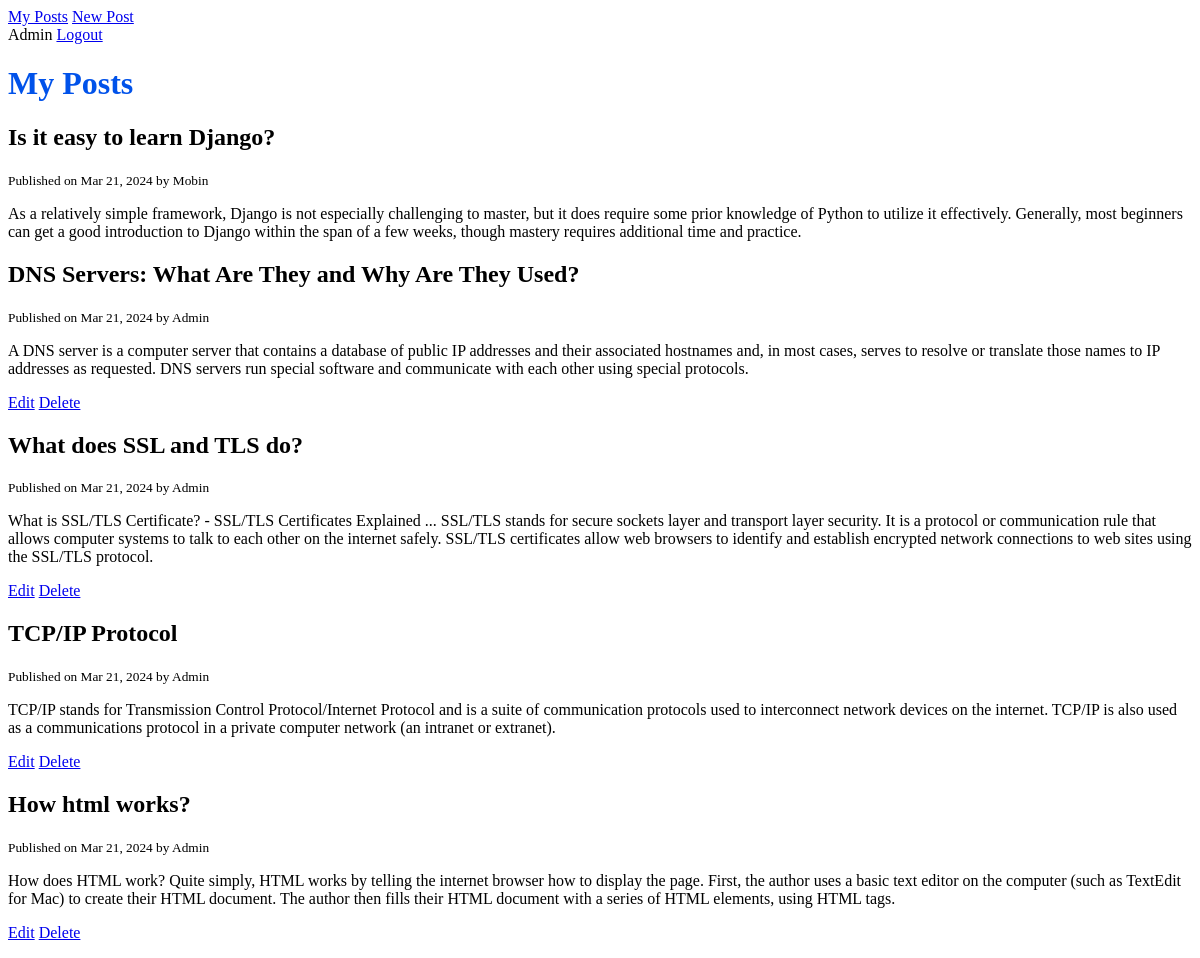
The app's page / (signed in) with its own data.
### blog/models.py (models this page shows, shortened)
class Post(models.Model):
    id = models.BigAutoField(primary_key=True)
    title = models.CharField(
        max_length=120,
        null=False,
        blank=False,
        verbose_name='title',
    )
    content = models.TextField()
    published_at = models.DateTimeField(default=timezone.now)
    author = models.ForeignKey(User, on_delete=models.CASCADE)
    class Meta:
        ordering = ['-published_at']

### blog/views.py (the view)
# urls.py: 2. Add a URL to urlpatterns:  path('', views.home, name='home')
def home(request):
    posts = Post.objects.all()
    context = {'posts': posts}
    return render(request, 'blog/home.html', context)

### template/blog/home.html
{% extends 'base.html' %}
{% block content %}
<h1>My Posts</h1>
	{% for post in posts %}
		<h2>{{ post.title }}</h2>
		<small>Published on {{ post.published_at | date:"M d, Y" }} by {{ post.author | title}}</small>
		<p>{{ post.content }}</p>
		{% if request.user.is_authenticated and request.user == post.author %}
		<p>
			<a href="{% url 'post-edit' post.id %}">Edit</a>
			<a href="{% url 'post-delete' post.id%}">Delete</a>
		</p>
		{% endif %}
	{% endfor %}
{% endblock content %}

### template/base.html (shortened to what this page needs)
{%load static %}
<!DOCTYPE html>
<html lang="en">
  <head>
    <link rel="stylesheet" href="{% static 'css/style.css' %}" />
  </head>
  <body>
  	<header>
  		{%if request.user.is_authenticated %}
  			<a href="{% url 'posts' %}">My Posts</a>
  			<a href="{% url 'post-create' %}">New Post</a>
            <br>
  			<span> {{ request.user.username | title }}</span>
  			<a href="{% url 'logout' %}">Logout</a>
  		{%else%}
  			<a href="{% url 'login' %}">Login</a>
  			<a href="{% url 'register' %}">Register</a>
  		{%endif%}
  	</header>
  	<main>
	    {%block content%}
	    {%endblock content%}
  	</main>
  </body>
</html>

### static/css/style.css (style rules this page uses)
h1 { color:#0052EA }

### records on screen
Post: title "Is it easy to learn Django?", published_at "Mar 21, 2024", author "Mobin", content "As a relatively simple framework, Django is not especially challenging to master, but it does require some prior knowledge of Python to utilize it effectively. Generally, most beginners can get a good introduction to Django within the span of a few weeks, though mastery requires additional time and practice."
Post: title "DNS Servers: What Are They and Why Are They Used?", published_at "Mar 21, 2024", author "Admin", content "A DNS server is a computer server that contains a database of public IP addresses and their associated hostnames and, in most cases, serves to resolve or translate those names to IP addresses as requested. DNS servers run special software and communicate with each other using special protocols.", shows "Edit"
Post: title "What does SSL and TLS do?", published_at "Mar 21, 2024", author "Admin", content "What is SSL/TLS Certificate? - SSL/TLS Certificates Explained ...‏ SSL/TLS stands for secure sockets layer and transport layer security. It is a protocol or communication rule that allows computer systems to talk to each other on the internet safely. SSL/TLS certificates allow web browsers to identify and establish encrypted network connections to web sites using the SSL/TLS protocol.", shows "Edit"
Post: title "TCP/IP Protocol", published_at "Mar 21, 2024", author "Admin", content "TCP/IP stands for Transmission Control Protocol/Internet Protocol and is a suite of communication protocols used to interconnect network devices on the internet. TCP/IP is also used as a communications protocol in a private computer network (an intranet or extranet).", shows "Edit"
Post: title "How html works?", published_at "Mar 21, 2024", author "Admin", content "How does HTML work? Quite simply, HTML works by telling the internet browser how to display the page. First, the author uses a basic text editor on the computer (such as TextEdit for Mac) to create their HTML document. The author then fills their HTML document with a series of HTML elements, using HTML tags.", shows "Delete"

### other values on screen
{{ request.user.username | title }} "Admin"
